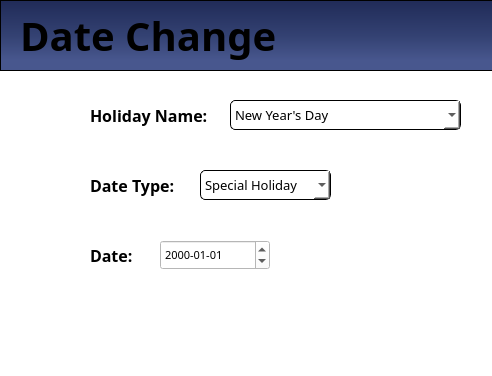
<?xml version="1.0" encoding="UTF-8"?>
<ui version="4.0">
 <class>Dialog</class>
 <widget class="QDialog" name="Dialog">
  <property name="geometry">
   <rect>
    <x>0</x>
    <y>0</y>
    <width>492</width>
    <height>376</height>
   </rect>
  </property>
  <property name="font">
   <font>
    <family>Poppins</family>
    <pointsize>8</pointsize>
   </font>
  </property>
  <property name="windowTitle">
   <string>Date Change</string>
  </property>
  <property name="styleSheet">
   <string notr="true">background-color: white;
font-family: Poppins;</string>
  </property>
  <widget class="QLabel" name="label">
   <property name="geometry">
    <rect>
     <x>90</x>
     <y>100</y>
     <width>121</width>
     <height>31</height>
    </rect>
   </property>
   <property name="font">
    <font>
     <family>Poppins</family>
     <pointsize>12</pointsize>
     <weight>75</weight>
     <bold>true</bold>
    </font>
   </property>
   <property name="text">
    <string>Holiday Name:</string>
   </property>
  </widget>
  <widget class="QLabel" name="label_2">
   <property name="geometry">
    <rect>
     <x>90</x>
     <y>175</y>
     <width>91</width>
     <height>21</height>
    </rect>
   </property>
   <property name="font">
    <font>
     <family>Poppins</family>
     <pointsize>12</pointsize>
     <weight>75</weight>
     <bold>true</bold>
    </font>
   </property>
   <property name="text">
    <string>Date Type:</string>
   </property>
  </widget>
  <widget class="QLabel" name="label_3">
   <property name="geometry">
    <rect>
     <x>90</x>
     <y>240</y>
     <width>51</width>
     <height>31</height>
    </rect>
   </property>
   <property name="font">
    <font>
     <family>Poppins</family>
     <pointsize>12</pointsize>
     <weight>75</weight>
     <bold>true</bold>
    </font>
   </property>
   <property name="text">
    <string>Date:</string>
   </property>
  </widget>
  <widget class="QComboBox" name="cmbHoliday">
   <property name="geometry">
    <rect>
     <x>230</x>
     <y>100</y>
     <width>231</width>
     <height>30</height>
    </rect>
   </property>
   <property name="font">
    <font>
     <family>Poppins</family>
     <pointsize>10</pointsize>
    </font>
   </property>
   <property name="styleSheet">
    <string notr="true">border: 1px solid black;
border-radius: 5px;</string>
   </property>
   <item>
    <property name="text">
     <string>New Year's Day</string>
    </property>
   </item>
   <item>
    <property name="text">
     <string>Maundy Thursday</string>
    </property>
   </item>
   <item>
    <property name="text">
     <string>Good Friday</string>
    </property>
   </item>
   <item>
    <property name="text">
     <string>Araw ng Kagitingan</string>
    </property>
   </item>
   <item>
    <property name="text">
     <string>Labor Day</string>
    </property>
   </item>
   <item>
    <property name="text">
     <string>Independence Day</string>
    </property>
   </item>
   <item>
    <property name="text">
     <string>National Heroes Day</string>
    </property>
   </item>
   <item>
    <property name="text">
     <string>Bonifacio Day</string>
    </property>
   </item>
   <item>
    <property name="text">
     <string>Christmas Day</string>
    </property>
   </item>
   <item>
    <property name="text">
     <string>Rizal Day</string>
    </property>
   </item>
   <item>
    <property name="text">
     <string>Chinese New Year</string>
    </property>
   </item>
   <item>
    <property name="text">
     <string>EDSA Revolution</string>
    </property>
   </item>
   <item>
    <property name="text">
     <string>Black Saturday</string>
    </property>
   </item>
   <item>
    <property name="text">
     <string>Ninoy Aquino Day</string>
    </property>
   </item>
   <item>
    <property name="text">
     <string>All Saints' Day</string>
    </property>
   </item>
   <item>
    <property name="text">
     <string>All Souls' Day</string>
    </property>
   </item>
   <item>
    <property name="text">
     <string>Feast of the Immaculate Conception</string>
    </property>
   </item>
   <item>
    <property name="text">
     <string>Christmas Eve</string>
    </property>
   </item>
   <item>
    <property name="text">
     <string>Last Day of the Year</string>
    </property>
   </item>
  </widget>
  <widget class="QDateEdit" name="dateEdit">
   <property name="geometry">
    <rect>
     <x>160</x>
     <y>240</y>
     <width>110</width>
     <height>30</height>
    </rect>
   </property>
   <property name="font">
    <font>
     <family>Poppins</family>
     <pointsize>8</pointsize>
    </font>
   </property>
   <property name="displayFormat">
    <string>yyyy-MM-dd</string>
   </property>
  </widget>
  <widget class="QPushButton" name="btnUpdate">
   <property name="geometry">
    <rect>
     <x>250</x>
     <y>320</y>
     <width>231</width>
     <height>40</height>
    </rect>
   </property>
   <property name="font">
    <font>
     <family>Poppins</family>
     <pointsize>14</pointsize>
     <weight>75</weight>
     <bold>true</bold>
    </font>
   </property>
   <property name="cursor">
    <cursorShape>PointingHandCursor</cursorShape>
   </property>
   <property name="styleSheet">
    <string notr="true">*{
background-color: &quot;#344273&quot;;
color: white;
border-radius: 5px;
}

*:hover{
background-color: &quot;#485994&quot;;
}</string>
   </property>
   <property name="text">
    <string> Update</string>
   </property>
   <property name="icon">
    <iconset>
     <normaloff>../../MainFrame/Resources/Icons/update.svg</normaloff>../../MainFrame/Resources/Icons/update.svg</iconset>
   </property>
   <property name="iconSize">
    <size>
     <width>24</width>
     <height>24</height>
    </size>
   </property>
  </widget>
  <widget class="QFrame" name="sideBar">
   <property name="geometry">
    <rect>
     <x>0</x>
     <y>0</y>
     <width>591</width>
     <height>71</height>
    </rect>
   </property>
   <property name="styleSheet">
    <string notr="true">#sideBar{
	background-color: qlineargradient(spread:pad, x1:0.508, y1:0.0340909, x2:0.503051, y2:1, stop:0 rgba(33, 44, 89, 255), stop:0.497175 rgba(52, 66, 115, 255), stop:0.847458 rgba(72, 87, 142, 255))
}</string>
   </property>
   <property name="frameShape">
    <enum>QFrame::StyledPanel</enum>
   </property>
   <property name="frameShadow">
    <enum>QFrame::Raised</enum>
   </property>
   <widget class="QLabel" name="DateChange">
    <property name="geometry">
     <rect>
      <x>20</x>
      <y>10</y>
      <width>291</width>
      <height>51</height>
     </rect>
    </property>
    <property name="font">
     <font>
      <family>Poppins</family>
      <pointsize>30</pointsize>
      <weight>75</weight>
      <bold>true</bold>
     </font>
    </property>
    <property name="styleSheet">
     <string notr="true">color:&quot;#DCE5FE&quot;;
background-color: transparent;
</string>
    </property>
    <property name="text">
     <string>Date Change</string>
    </property>
    <property name="alignment">
     <set>Qt::AlignLeading|Qt::AlignLeft|Qt::AlignVCenter</set>
    </property>
   </widget>
  </widget>
  <widget class="QLabel" name="label_4">
   <property name="geometry">
    <rect>
     <x>20</x>
     <y>100</y>
     <width>41</width>
     <height>41</height>
    </rect>
   </property>
   <property name="text">
    <string/>
   </property>
   <property name="pixmap">
    <pixmap>../Icons/holiday.svg</pixmap>
   </property>
   <property name="scaledContents">
    <bool>true</bool>
   </property>
  </widget>
  <widget class="QLabel" name="label_5">
   <property name="geometry">
    <rect>
     <x>20</x>
     <y>170</y>
     <width>41</width>
     <height>41</height>
    </rect>
   </property>
   <property name="text">
    <string/>
   </property>
   <property name="pixmap">
    <pixmap>../Icons/datetype.svg</pixmap>
   </property>
   <property name="scaledContents">
    <bool>true</bool>
   </property>
  </widget>
  <widget class="QLabel" name="label_6">
   <property name="geometry">
    <rect>
     <x>20</x>
     <y>240</y>
     <width>41</width>
     <height>41</height>
    </rect>
   </property>
   <property name="text">
    <string/>
   </property>
   <property name="pixmap">
    <pixmap>../Icons/date.svg</pixmap>
   </property>
   <property name="scaledContents">
    <bool>true</bool>
   </property>
  </widget>
  <widget class="QPushButton" name="btnAdd">
   <property name="geometry">
    <rect>
     <x>10</x>
     <y>320</y>
     <width>231</width>
     <height>40</height>
    </rect>
   </property>
   <property name="font">
    <font>
     <family>Poppins</family>
     <pointsize>14</pointsize>
     <weight>75</weight>
     <bold>true</bold>
    </font>
   </property>
   <property name="cursor">
    <cursorShape>PointingHandCursor</cursorShape>
   </property>
   <property name="styleSheet">
    <string notr="true">*{
background-color: &quot;#344273&quot;;
color: white;
border-radius: 5px;
}

*:hover{
background-color: &quot;#485994&quot;;
}</string>
   </property>
   <property name="text">
    <string>Add</string>
   </property>
   <property name="icon">
    <iconset>
     <normaloff>../../MainFrame/Resources/Icons/update.svg</normaloff>../../MainFrame/Resources/Icons/update.svg</iconset>
   </property>
   <property name="iconSize">
    <size>
     <width>24</width>
     <height>24</height>
    </size>
   </property>
  </widget>
  <widget class="QComboBox" name="cmbDateType">
   <property name="geometry">
    <rect>
     <x>200</x>
     <y>170</y>
     <width>131</width>
     <height>30</height>
    </rect>
   </property>
   <property name="font">
    <font>
     <family>Poppins</family>
     <pointsize>10</pointsize>
    </font>
   </property>
   <property name="styleSheet">
    <string notr="true">border: 1px solid black;
border-radius: 5px;</string>
   </property>
   <item>
    <property name="text">
     <string>Special Holiday</string>
    </property>
   </item>
   <item>
    <property name="text">
     <string>RegularHoliday</string>
    </property>
   </item>
  </widget>
 </widget>
 <resources/>
 <connections/>
</ui>
